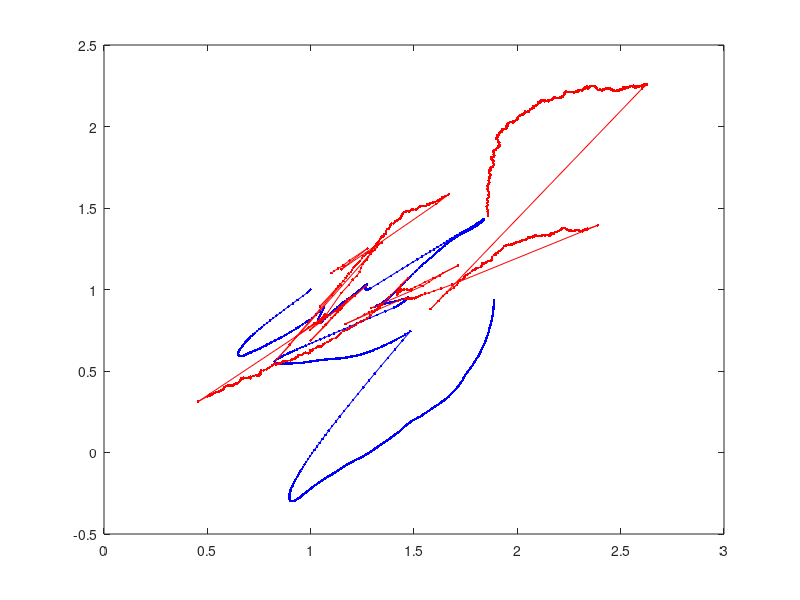

MATLAB code to generate this figure:
clear all;
close all;

%define
Np=2;
f = 1.0; kk = 1.0;
%variables
x0 = 1.0;
y0 = 1.0;
ri = 0.1;
r0 = 0.2;
rm = 0.25;
%delX = ; 
%delX ,tauE and C have been taken arbitrarily to run the code.
tauE = 0.05; tauP = 0.1;
%C = 1;
dt = 0.005;
Nt = 1000;
xx(1,:) = [1 1+ri];
yy(1,:) = [1 1+ri];
vx(1:Nt,1:Np) = 0.0;
vy(1:Nt,1:Np) = 0.0;
%xx = [1 1+ri];
%yy = [1 1+ri];
for ip = 1:Np
%xx(1,ip) = x0; yy(1,ip) = y0;
vx(1,ip) = 0.; vy(1,ip) = 0.;
end
tau = [0.2,0];

for it = 1:Nt-1
    delX = xx(it,1) -xx(it,2);
    delY = yy(it,1) -yy(it,2);
    fj = (1 - ((delX)^2 + (delY)^2)/ rm^2)^-1;
    
  for ip = 1:Np
%ux = 0;
%uy = 0;
if(ip==1)
ux = 0.5*f*sin(kk*xx(it,ip))*cos(kk*yy(it,ip)); 
uy = -0.5*f*cos(kk*xx(it,ip))*sin(kk*yy(it,ip));   
ax(it,ip) = ((ux -vx(it,ip))+(fj/tauE) * delX + sqrt(r0^2/(2*tauE)) * randn(1,1))/tauP;
ay(it,ip) = ((uy -vy(it,ip))+(fj/tauE) * delY + sqrt(r0^2/(2*tauE)) * randn(1,1))/tauP;
vx(it+1,ip) = vx(it,ip) + dt*ax(it,ip);
vy(it+1,ip) = vy(it,ip) + dt*ay(it,ip);

%vy(it+1,ip) = uy + (C/tauE) * delX;
end
if(ip==2)
ux = 0.5*f*sin(kk*xx(it,ip))*cos(kk*yy(it,ip)); 
uy = -0.5*f*cos(kk*xx(it,ip))*sin(kk*yy(it,ip));   
vx(it+1,ip) = ux - (fj/tauE) * delX + sqrt(r0^2/(2*tauE)) * randn(1,1);
vy(it+1,ip) = uy - (fj/tauE) * delY + sqrt(r0^2/(2*tauE)) * randn(1,1);

%vy(it+1,ip) = uy - (C/tauE) * delX;
end
  end
%--
xx(it+1,:) = xx(it,:) + dt*vx(it,:);
yy(it+1,:) = yy(it,:) + dt*vy(it,:);
end

plot(xx(:,1),yy(:,1),'.-b')
hold on;plot(xx(:,2),yy(:,2),'.-r'); %hold off;
%hold on;plot(xx(:,3),yy(:,3),'.-m'); hold off;
%hold on;plot(xx(:,4),yy(:,4),'.-k'); hold off;



